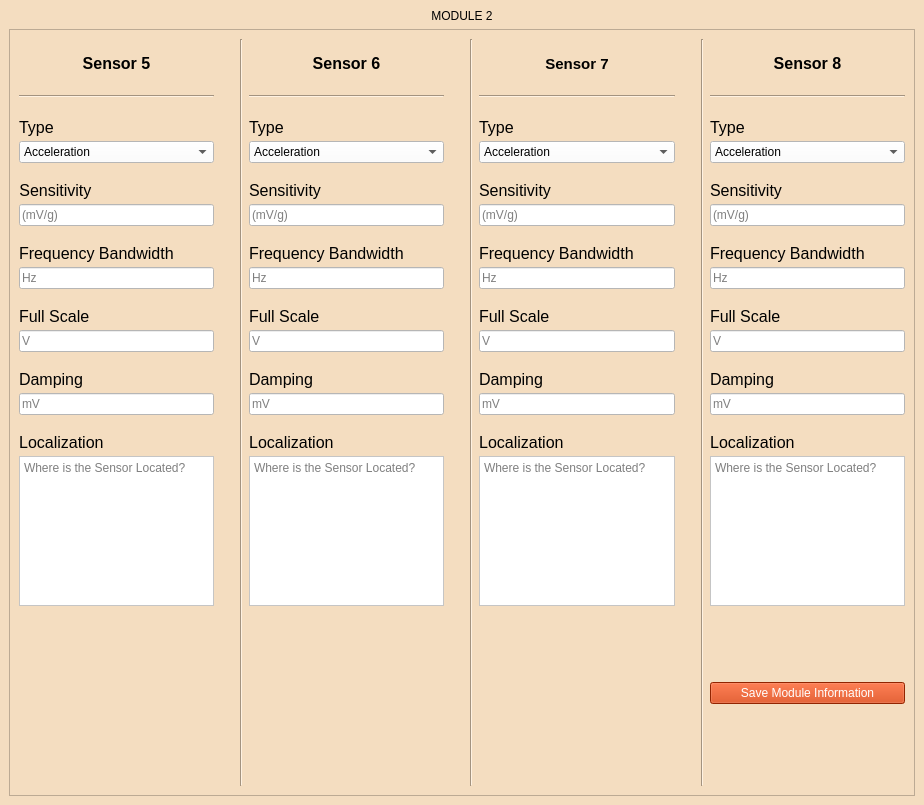
<?xml version="1.0" encoding="UTF-8"?>
<ui version="4.0">
 <class>MainWindow</class>
 <widget class="QMainWindow" name="MainWindow">
  <property name="geometry">
   <rect>
    <x>0</x>
    <y>0</y>
    <width>924</width>
    <height>805</height>
   </rect>
  </property>
  <property name="windowTitle">
   <string>MainWindow</string>
  </property>
  <property name="styleSheet">
   <string notr="true">font: 12pt &quot;MS Shell Dlg 2&quot;;
background-color: rgb(244, 221, 192);
color:rgb(0, 0, 0);</string>
  </property>
  <widget class="QWidget" name="centralwidget">
   <layout class="QVBoxLayout" name="verticalLayout">
    <item>
     <widget class="QLabel" name="channel_info_module_name">
      <property name="styleSheet">
       <string notr="true">font: 12pt &quot;MS Shell Dlg 2&quot;;</string>
      </property>
      <property name="text">
       <string>&lt;html&gt;&lt;head/&gt;&lt;body&gt;&lt;p align=&quot;center&quot;&gt;MODULE 2&lt;/p&gt;&lt;/body&gt;&lt;/html&gt;</string>
      </property>
      <property name="alignment">
       <set>Qt::AlignCenter</set>
      </property>
     </widget>
    </item>
    <item>
     <widget class="QFrame" name="frame">
      <property name="minimumSize">
       <size>
        <width>100</width>
        <height>0</height>
       </size>
      </property>
      <property name="frameShape">
       <enum>QFrame::StyledPanel</enum>
      </property>
      <property name="frameShadow">
       <enum>QFrame::Raised</enum>
      </property>
      <layout class="QHBoxLayout" name="horizontalLayout_3">
       <item>
        <layout class="QVBoxLayout" name="main_tab_sens1_verticalLayout_2">
         <item>
          <widget class="QLabel" name="channel_info_sensor1_TITLE">
           <property name="minimumSize">
            <size>
             <width>0</width>
             <height>50</height>
            </size>
           </property>
           <property name="maximumSize">
            <size>
             <width>16777215</width>
             <height>50</height>
            </size>
           </property>
           <property name="text">
            <string>&lt;html&gt;&lt;head/&gt;&lt;body&gt;&lt;p&gt;&lt;span style=&quot; font-size:12pt; font-weight:600;&quot;&gt;Sensor 5&lt;/span&gt;&lt;/p&gt;&lt;/body&gt;&lt;/html&gt;</string>
           </property>
           <property name="alignment">
            <set>Qt::AlignCenter</set>
           </property>
          </widget>
         </item>
         <item>
          <widget class="Line" name="line_11">
           <property name="orientation">
            <enum>Qt::Horizontal</enum>
           </property>
          </widget>
         </item>
         <item>
          <layout class="QFormLayout" name="main_tab_sens1_formLayout_2">
           <property name="rowWrapPolicy">
            <enum>QFormLayout::WrapAllRows</enum>
           </property>
           <property name="verticalSpacing">
            <number>4</number>
           </property>
           <item row="0" column="1">
            <spacer name="horizontalSpacer_31">
             <property name="orientation">
              <enum>Qt::Horizontal</enum>
             </property>
             <property name="sizeHint" stdset="0">
              <size>
               <width>40</width>
               <height>10</height>
              </size>
             </property>
            </spacer>
           </item>
           <item row="1" column="0">
            <widget class="QLabel" name="channel_info_sensor1_type_Label">
             <property name="text">
              <string>&lt;html&gt;&lt;head/&gt;&lt;body&gt;&lt;p&gt;&lt;span
															style=&quot; font-size:12pt;&quot;&gt;Type&lt;/span&gt;&lt;/p&gt;&lt;/body&gt;&lt;/html&gt;
														</string>
             </property>
            </widget>
           </item>
           <item row="1" column="1">
            <widget class="QComboBox" name="channel_info_sensor1_type_DropDown">
             <property name="styleSheet">
              <string notr="true">background-color: rgb(255, 255, 255);
															font: 12pt &quot;MS Shell Dlg 2&quot;;
															color: rgb(0, 0, 0);
														</string>
             </property>
             <item>
              <property name="text">
               <string>Acceleration</string>
              </property>
             </item>
             <item>
              <property name="text">
               <string>Geophone</string>
              </property>
             </item>
             <item>
              <property name="text">
               <string>Velocity</string>
              </property>
             </item>
             <item>
              <property name="text">
               <string>Temperature</string>
              </property>
             </item>
            </widget>
           </item>
           <item row="2" column="1">
            <spacer name="horizontalSpacer_5">
             <property name="orientation">
              <enum>Qt::Horizontal</enum>
             </property>
             <property name="sizeHint" stdset="0">
              <size>
               <width>40</width>
               <height>10</height>
              </size>
             </property>
            </spacer>
           </item>
           <item row="3" column="0">
            <widget class="QLabel" name="channel_info_sensor1_Sensitivity_Label">
             <property name="text">
              <string>&lt;html&gt;&lt;head/&gt;&lt;body&gt;&lt;p&gt;&lt;span
															style=&quot; font-size:12pt;&quot;&gt;Sensitivity&lt;/span&gt;&lt;/p&gt;&lt;/body&gt;&lt;/html&gt;
														</string>
             </property>
             <property name="alignment">
              <set>Qt::AlignCenter</set>
             </property>
            </widget>
           </item>
           <item row="3" column="1">
            <widget class="QLineEdit" name="channel_info_sensor1_Sensitivity_LineEdit">
             <property name="styleSheet">
              <string notr="true">background-color: rgb(255, 255, 255);
															color: rgb(0, 0, 0);
															font: 12pt &quot;MS Shell Dlg 2&quot;;
														</string>
             </property>
             <property name="placeholderText">
              <string>(mV/g)</string>
             </property>
            </widget>
           </item>
           <item row="4" column="1">
            <spacer name="horizontalSpacer_32">
             <property name="orientation">
              <enum>Qt::Horizontal</enum>
             </property>
             <property name="sizeHint" stdset="0">
              <size>
               <width>40</width>
               <height>10</height>
              </size>
             </property>
            </spacer>
           </item>
           <item row="5" column="0">
            <widget class="QLabel" name="channel_info_sensor1_frequency_Bandwidth_Label">
             <property name="text">
              <string>&lt;html&gt;&lt;head/&gt;&lt;body&gt;&lt;p&gt;&lt;span
															style=&quot; font-size:12pt;&quot;&gt;Frequency Bandwidth&lt;/span&gt;&lt;/p&gt;&lt;/body&gt;&lt;/html&gt;
														</string>
             </property>
            </widget>
           </item>
           <item row="5" column="1">
            <widget class="QLineEdit" name="channel_info_sensor1_frequency_Bandwidth_LineEdit">
             <property name="styleSheet">
              <string notr="true">background-color: rgb(255, 255, 255);
															color: rgb(0, 0, 0);
															font: 12pt &quot;MS Shell Dlg 2&quot;;
														</string>
             </property>
             <property name="placeholderText">
              <string>Hz</string>
             </property>
            </widget>
           </item>
           <item row="6" column="1">
            <spacer name="horizontalSpacer_33">
             <property name="orientation">
              <enum>Qt::Horizontal</enum>
             </property>
             <property name="sizeHint" stdset="0">
              <size>
               <width>40</width>
               <height>10</height>
              </size>
             </property>
            </spacer>
           </item>
           <item row="7" column="0">
            <widget class="QLabel" name="channel_info_sensor1_full_Scale_Label">
             <property name="text">
              <string>&lt;html&gt;&lt;head/&gt;&lt;body&gt;&lt;p&gt;&lt;span
															style=&quot; font-size:12pt;&quot;&gt;Full Scale&lt;/span&gt;&lt;/p&gt;&lt;/body&gt;&lt;/html&gt;
														</string>
             </property>
            </widget>
           </item>
           <item row="7" column="1">
            <widget class="QLineEdit" name="channel_info_sensor1_full_Scale_LineEdit">
             <property name="styleSheet">
              <string notr="true">background-color: rgb(255, 255, 255);
															color: rgb(0, 0, 0);
															font: 12pt &quot;MS Shell Dlg 2&quot;;
														</string>
             </property>
             <property name="placeholderText">
              <string>V</string>
             </property>
            </widget>
           </item>
           <item row="8" column="0" colspan="2">
            <spacer name="horizontalSpacer_34">
             <property name="orientation">
              <enum>Qt::Horizontal</enum>
             </property>
             <property name="sizeHint" stdset="0">
              <size>
               <width>40</width>
               <height>10</height>
              </size>
             </property>
            </spacer>
           </item>
           <item row="9" column="0">
            <widget class="QLabel" name="channel_info_sensor1_dampingLabel">
             <property name="text">
              <string>&lt;html&gt;&lt;head/&gt;&lt;body&gt;&lt;p&gt;&lt;span
															style=&quot; font-size:12pt;&quot;&gt;Damping&lt;/span&gt;&lt;/p&gt;&lt;/body&gt;&lt;/html&gt;
														</string>
             </property>
            </widget>
           </item>
           <item row="9" column="1">
            <widget class="QLineEdit" name="channel_info_sensor1_dampingLineEdit">
             <property name="styleSheet">
              <string notr="true">background-color: rgb(255, 255, 255);
															color: rgb(0, 0, 0);
															font: 12pt &quot;MS Shell Dlg 2&quot;;
														</string>
             </property>
             <property name="placeholderText">
              <string>mV</string>
             </property>
            </widget>
           </item>
           <item row="10" column="0" colspan="2">
            <spacer name="horizontalSpacer_35">
             <property name="orientation">
              <enum>Qt::Horizontal</enum>
             </property>
             <property name="sizeHint" stdset="0">
              <size>
               <width>40</width>
               <height>10</height>
              </size>
             </property>
            </spacer>
           </item>
           <item row="11" column="0">
            <widget class="QLabel" name="channel_info_sensor1_locationLabel">
             <property name="text">
              <string>&lt;html&gt;&lt;head/&gt;&lt;body&gt;&lt;p&gt;&lt;span
															style=&quot; font-size:12pt;&quot;&gt;Localization&lt;/span&gt;&lt;/p&gt;&lt;/body&gt;&lt;/html&gt;
														</string>
             </property>
             <property name="alignment">
              <set>Qt::AlignCenter</set>
             </property>
            </widget>
           </item>
           <item row="11" column="1">
            <widget class="QTextEdit" name="channel_info_sensor1_location_Edit">
             <property name="maximumSize">
              <size>
               <width>16777215</width>
               <height>150</height>
              </size>
             </property>
             <property name="styleSheet">
              <string notr="true">background-color: rgb(255, 255, 255);
															color: rgb(0, 0, 0);
															font: 12pt &quot;MS Shell Dlg 2&quot;;
														</string>
             </property>
             <property name="placeholderText">
              <string>Where is the Sensor Located?</string>
             </property>
            </widget>
           </item>
          </layout>
         </item>
        </layout>
       </item>
       <item>
        <spacer name="verticalSpacer_4">
         <property name="orientation">
          <enum>Qt::Vertical</enum>
         </property>
         <property name="sizeHint" stdset="0">
          <size>
           <width>20</width>
           <height>538</height>
          </size>
         </property>
        </spacer>
       </item>
       <item>
        <widget class="Line" name="line_5">
         <property name="orientation">
          <enum>Qt::Vertical</enum>
         </property>
        </widget>
       </item>
       <item>
        <layout class="QVBoxLayout" name="main_tab_sens2_verticalLayout_2">
         <item>
          <widget class="QLabel" name="channel_info_sensor2_TITLE">
           <property name="minimumSize">
            <size>
             <width>0</width>
             <height>50</height>
            </size>
           </property>
           <property name="maximumSize">
            <size>
             <width>16777215</width>
             <height>50</height>
            </size>
           </property>
           <property name="text">
            <string>&lt;html&gt;&lt;head/&gt;&lt;body&gt;&lt;p&gt;&lt;span style=&quot; font-size:12pt; font-weight:600;&quot;&gt;Sensor 6&lt;/span&gt;&lt;/p&gt;&lt;/body&gt;&lt;/html&gt;</string>
           </property>
           <property name="alignment">
            <set>Qt::AlignCenter</set>
           </property>
          </widget>
         </item>
         <item>
          <widget class="Line" name="line_12">
           <property name="orientation">
            <enum>Qt::Horizontal</enum>
           </property>
          </widget>
         </item>
         <item>
          <layout class="QFormLayout" name="main_tab_sens2_formLayout_2">
           <property name="rowWrapPolicy">
            <enum>QFormLayout::WrapAllRows</enum>
           </property>
           <property name="verticalSpacing">
            <number>4</number>
           </property>
           <item row="0" column="1">
            <spacer name="horizontalSpacer_6">
             <property name="orientation">
              <enum>Qt::Horizontal</enum>
             </property>
             <property name="sizeHint" stdset="0">
              <size>
               <width>40</width>
               <height>10</height>
              </size>
             </property>
            </spacer>
           </item>
           <item row="1" column="0">
            <widget class="QLabel" name="channel_info_sensor2_type_Label">
             <property name="text">
              <string>&lt;html&gt;&lt;head/&gt;&lt;body&gt;&lt;p&gt;&lt;span
															style=&quot; font-size:12pt;&quot;&gt;Type&lt;/span&gt;&lt;/p&gt;&lt;/body&gt;&lt;/html&gt;
														</string>
             </property>
            </widget>
           </item>
           <item row="1" column="1">
            <widget class="QComboBox" name="channel_info_sensor2_type_DropDown">
             <property name="styleSheet">
              <string notr="true">background-color: rgb(255, 255, 255);
															font: 12pt &quot;MS Shell Dlg 2&quot;;
															color: rgb(0, 0, 0);
														</string>
             </property>
             <item>
              <property name="text">
               <string>Acceleration</string>
              </property>
             </item>
             <item>
              <property name="text">
               <string>Geophone</string>
              </property>
             </item>
             <item>
              <property name="text">
               <string>Velocity</string>
              </property>
             </item>
             <item>
              <property name="text">
               <string>Temperature</string>
              </property>
             </item>
            </widget>
           </item>
           <item row="2" column="0" colspan="2">
            <spacer name="horizontalSpacer_36">
             <property name="orientation">
              <enum>Qt::Horizontal</enum>
             </property>
             <property name="sizeHint" stdset="0">
              <size>
               <width>40</width>
               <height>10</height>
              </size>
             </property>
            </spacer>
           </item>
           <item row="3" column="0">
            <widget class="QLabel" name="channel_info_sensor2_Sensitivity_Label">
             <property name="text">
              <string>&lt;html&gt;&lt;head/&gt;&lt;body&gt;&lt;p&gt;&lt;span
															style=&quot; font-size:12pt;&quot;&gt;Sensitivity&lt;/span&gt;&lt;/p&gt;&lt;/body&gt;&lt;/html&gt;
														</string>
             </property>
            </widget>
           </item>
           <item row="3" column="1">
            <widget class="QLineEdit" name="channel_info_sensor2_Sensitivity_LineEdit">
             <property name="styleSheet">
              <string notr="true">background-color: rgb(255, 255, 255);
															color: rgb(0, 0, 0);
															font: 12pt &quot;MS Shell Dlg 2&quot;;
														</string>
             </property>
             <property name="placeholderText">
              <string>(mV/g)</string>
             </property>
            </widget>
           </item>
           <item row="4" column="1">
            <spacer name="horizontalSpacer_37">
             <property name="orientation">
              <enum>Qt::Horizontal</enum>
             </property>
             <property name="sizeHint" stdset="0">
              <size>
               <width>40</width>
               <height>10</height>
              </size>
             </property>
            </spacer>
           </item>
           <item row="5" column="1">
            <widget class="QLabel" name="channel_info_sensor2_frequency_Bandwidth_Label">
             <property name="text">
              <string>&lt;html&gt;&lt;head/&gt;&lt;body&gt;&lt;p&gt;&lt;span
															style=&quot; font-size:12pt;&quot;&gt;Frequency Bandwidth&lt;/span&gt;&lt;/p&gt;&lt;/body&gt;&lt;/html&gt;
														</string>
             </property>
            </widget>
           </item>
           <item row="6" column="1">
            <widget class="QLineEdit" name="channel_info_sensor2_frequency_Bandwidth_LineEdit">
             <property name="styleSheet">
              <string notr="true">background-color: rgb(255, 255, 255);
															color: rgb(0, 0, 0);
															font: 12pt &quot;MS Shell Dlg 2&quot;;
														</string>
             </property>
             <property name="placeholderText">
              <string>Hz</string>
             </property>
            </widget>
           </item>
           <item row="7" column="1">
            <spacer name="horizontalSpacer_38">
             <property name="orientation">
              <enum>Qt::Horizontal</enum>
             </property>
             <property name="sizeHint" stdset="0">
              <size>
               <width>40</width>
               <height>10</height>
              </size>
             </property>
            </spacer>
           </item>
           <item row="8" column="0">
            <widget class="QLabel" name="channel_info_sensor2_full_Scale_Label">
             <property name="text">
              <string>&lt;html&gt;&lt;head/&gt;&lt;body&gt;&lt;p&gt;&lt;span
															style=&quot; font-size:12pt;&quot;&gt;Full Scale&lt;/span&gt;&lt;/p&gt;&lt;/body&gt;&lt;/html&gt;
														</string>
             </property>
            </widget>
           </item>
           <item row="8" column="1">
            <widget class="QLineEdit" name="channel_info_sensor2_full_Scale_LineEdit">
             <property name="styleSheet">
              <string notr="true">background-color: rgb(255, 255, 255);
															color: rgb(0, 0, 0);
															font: 12pt &quot;MS Shell Dlg 2&quot;;
														</string>
             </property>
             <property name="placeholderText">
              <string>V</string>
             </property>
            </widget>
           </item>
           <item row="9" column="1">
            <spacer name="horizontalSpacer_39">
             <property name="orientation">
              <enum>Qt::Horizontal</enum>
             </property>
             <property name="sizeHint" stdset="0">
              <size>
               <width>40</width>
               <height>10</height>
              </size>
             </property>
            </spacer>
           </item>
           <item row="10" column="0">
            <widget class="QLabel" name="channel_info_sensor2_dampingLabel">
             <property name="text">
              <string>&lt;html&gt;&lt;head/&gt;&lt;body&gt;&lt;p&gt;&lt;span
															style=&quot; font-size:12pt;&quot;&gt;Damping&lt;/span&gt;&lt;/p&gt;&lt;/body&gt;&lt;/html&gt;
														</string>
             </property>
            </widget>
           </item>
           <item row="10" column="1">
            <widget class="QLineEdit" name="channel_info_sensor2_dampingLineEdit">
             <property name="styleSheet">
              <string notr="true">background-color: rgb(255, 255, 255);
															color: rgb(0, 0, 0);
															font: 12pt &quot;MS Shell Dlg 2&quot;;
														</string>
             </property>
             <property name="placeholderText">
              <string>mV</string>
             </property>
            </widget>
           </item>
           <item row="11" column="1">
            <spacer name="horizontalSpacer_40">
             <property name="orientation">
              <enum>Qt::Horizontal</enum>
             </property>
             <property name="sizeHint" stdset="0">
              <size>
               <width>40</width>
               <height>10</height>
              </size>
             </property>
            </spacer>
           </item>
           <item row="12" column="0">
            <widget class="QLabel" name="channel_info_sensor2_location_Label">
             <property name="text">
              <string>&lt;html&gt;&lt;head/&gt;&lt;body&gt;&lt;p align=&quot;center&quot;&gt;&lt;span
															style=&quot; font-size:12pt;&quot;&gt;Localization&lt;/span&gt;&lt;/p&gt;&lt;/body&gt;&lt;/html&gt;
														</string>
             </property>
             <property name="alignment">
              <set>Qt::AlignCenter</set>
             </property>
            </widget>
           </item>
           <item row="12" column="1">
            <widget class="QTextEdit" name="channel_info_sensor2_location_Edit">
             <property name="maximumSize">
              <size>
               <width>16777215</width>
               <height>150</height>
              </size>
             </property>
             <property name="styleSheet">
              <string notr="true">background-color: rgb(255, 255, 255);
															color: rgb(0, 0, 0);
															font: 12pt &quot;MS Shell Dlg 2&quot;;
														</string>
             </property>
             <property name="placeholderText">
              <string>Where is the Sensor Located?</string>
             </property>
            </widget>
           </item>
          </layout>
         </item>
        </layout>
       </item>
       <item>
        <spacer name="verticalSpacer_5">
         <property name="orientation">
          <enum>Qt::Vertical</enum>
         </property>
         <property name="sizeHint" stdset="0">
          <size>
           <width>20</width>
           <height>538</height>
          </size>
         </property>
        </spacer>
       </item>
       <item>
        <widget class="Line" name="line_6">
         <property name="orientation">
          <enum>Qt::Vertical</enum>
         </property>
        </widget>
       </item>
       <item>
        <layout class="QVBoxLayout" name="main_tab_sens3_verticalLayout_2">
         <item>
          <widget class="QLabel" name="channel_info_sensor3_TITLE">
           <property name="minimumSize">
            <size>
             <width>0</width>
             <height>50</height>
            </size>
           </property>
           <property name="maximumSize">
            <size>
             <width>16777215</width>
             <height>50</height>
            </size>
           </property>
           <property name="text">
            <string>&lt;html&gt;&lt;head/&gt;&lt;body&gt;&lt;p&gt;&lt;span style=&quot; font-size:11pt; font-weight:600;&quot;&gt;Sensor 7&lt;/span&gt;&lt;/p&gt;&lt;/body&gt;&lt;/html&gt;</string>
           </property>
           <property name="alignment">
            <set>Qt::AlignCenter</set>
           </property>
          </widget>
         </item>
         <item>
          <widget class="Line" name="line_13">
           <property name="orientation">
            <enum>Qt::Horizontal</enum>
           </property>
          </widget>
         </item>
         <item>
          <layout class="QFormLayout" name="main_tab_sens3_formLayout_2">
           <property name="rowWrapPolicy">
            <enum>QFormLayout::WrapAllRows</enum>
           </property>
           <property name="labelAlignment">
            <set>Qt::AlignCenter</set>
           </property>
           <property name="formAlignment">
            <set>Qt::AlignHCenter|Qt::AlignTop</set>
           </property>
           <property name="verticalSpacing">
            <number>4</number>
           </property>
           <item row="0" column="1">
            <spacer name="horizontalSpacer_41">
             <property name="orientation">
              <enum>Qt::Horizontal</enum>
             </property>
             <property name="sizeHint" stdset="0">
              <size>
               <width>40</width>
               <height>10</height>
              </size>
             </property>
            </spacer>
           </item>
           <item row="1" column="0">
            <widget class="QLabel" name="channel_info_sensor3_type_Label">
             <property name="text">
              <string>&lt;html&gt;&lt;head/&gt;&lt;body&gt;&lt;p&gt;&lt;span
															style=&quot; font-size:12pt;&quot;&gt;Type&lt;/span&gt;&lt;/p&gt;&lt;/body&gt;&lt;/html&gt;
														</string>
             </property>
            </widget>
           </item>
           <item row="1" column="1">
            <widget class="QComboBox" name="channel_info_sensor3_type_DropDown">
             <property name="styleSheet">
              <string notr="true">background-color: rgb(255, 255, 255);
															font: 12pt &quot;MS Shell Dlg 2&quot;;
															color: rgb(0, 0, 0);
														</string>
             </property>
             <item>
              <property name="text">
               <string>Acceleration</string>
              </property>
             </item>
             <item>
              <property name="text">
               <string>Geophone</string>
              </property>
             </item>
             <item>
              <property name="text">
               <string>Velocity</string>
              </property>
             </item>
             <item>
              <property name="text">
               <string>Temperature</string>
              </property>
             </item>
            </widget>
           </item>
           <item row="2" column="1">
            <spacer name="horizontalSpacer_42">
             <property name="orientation">
              <enum>Qt::Horizontal</enum>
             </property>
             <property name="sizeHint" stdset="0">
              <size>
               <width>40</width>
               <height>10</height>
              </size>
             </property>
            </spacer>
           </item>
           <item row="3" column="0">
            <widget class="QLabel" name="channel_info_sensor3_Sensitivity_Label">
             <property name="text">
              <string>&lt;html&gt;&lt;head/&gt;&lt;body&gt;&lt;p&gt;&lt;span
															style=&quot; font-size:12pt;&quot;&gt;Sensitivity&lt;/span&gt;&lt;/p&gt;&lt;/body&gt;&lt;/html&gt;
														</string>
             </property>
            </widget>
           </item>
           <item row="3" column="1">
            <widget class="QLineEdit" name="channel_info_sensor3_Sensitivity_LineEdit">
             <property name="styleSheet">
              <string notr="true">background-color: rgb(255, 255, 255);
															color: rgb(0, 0, 0);
															font: 12pt &quot;MS Shell Dlg 2&quot;;
														</string>
             </property>
             <property name="placeholderText">
              <string>(mV/g)</string>
             </property>
            </widget>
           </item>
           <item row="4" column="1">
            <spacer name="horizontalSpacer_43">
             <property name="orientation">
              <enum>Qt::Horizontal</enum>
             </property>
             <property name="sizeHint" stdset="0">
              <size>
               <width>40</width>
               <height>10</height>
              </size>
             </property>
            </spacer>
           </item>
           <item row="5" column="1">
            <widget class="QLabel" name="channel_info_sensor3_frequency_Bandwidth_Label">
             <property name="text">
              <string>&lt;html&gt;&lt;head/&gt;&lt;body&gt;&lt;p&gt;&lt;span
															style=&quot; font-size:12pt;&quot;&gt;Frequency Bandwidth&lt;/span&gt;&lt;/p&gt;&lt;/body&gt;&lt;/html&gt;
														</string>
             </property>
            </widget>
           </item>
           <item row="6" column="1">
            <widget class="QLineEdit" name="channel_info_sensor3_frequency_Bandwidth_LineEdit">
             <property name="styleSheet">
              <string notr="true">background-color: rgb(255, 255, 255);
															color: rgb(0, 0, 0);
															font: 12pt &quot;MS Shell Dlg 2&quot;;
														</string>
             </property>
             <property name="placeholderText">
              <string>Hz</string>
             </property>
            </widget>
           </item>
           <item row="7" column="1">
            <spacer name="horizontalSpacer_44">
             <property name="orientation">
              <enum>Qt::Horizontal</enum>
             </property>
             <property name="sizeHint" stdset="0">
              <size>
               <width>40</width>
               <height>10</height>
              </size>
             </property>
            </spacer>
           </item>
           <item row="8" column="0">
            <widget class="QLabel" name="channel_info_sensor3_full_Scale_Label">
             <property name="text">
              <string>&lt;html&gt;&lt;head/&gt;&lt;body&gt;&lt;p&gt;&lt;span
															style=&quot; font-size:12pt;&quot;&gt;Full Scale&lt;/span&gt;&lt;/p&gt;&lt;/body&gt;&lt;/html&gt;
														</string>
             </property>
            </widget>
           </item>
           <item row="8" column="1">
            <widget class="QLineEdit" name="channel_info_sensor3_full_scale_LineEdit">
             <property name="styleSheet">
              <string notr="true">background-color: rgb(255, 255, 255);
															color: rgb(0, 0, 0);
															font: 12pt &quot;MS Shell Dlg 2&quot;;
														</string>
             </property>
             <property name="placeholderText">
              <string>V</string>
             </property>
            </widget>
           </item>
           <item row="9" column="1">
            <spacer name="horizontalSpacer_45">
             <property name="orientation">
              <enum>Qt::Horizontal</enum>
             </property>
             <property name="sizeHint" stdset="0">
              <size>
               <width>40</width>
               <height>10</height>
              </size>
             </property>
            </spacer>
           </item>
           <item row="10" column="0">
            <widget class="QLabel" name="channel_info_sensor3_dampingLabel">
             <property name="text">
              <string>&lt;html&gt;&lt;head/&gt;&lt;body&gt;&lt;p&gt;&lt;span
															style=&quot; font-size:12pt;&quot;&gt;Damping&lt;/span&gt;&lt;/p&gt;&lt;/body&gt;&lt;/html&gt;
														</string>
             </property>
            </widget>
           </item>
           <item row="10" column="1">
            <widget class="QLineEdit" name="channel_info_sensor3_dampingLineEdit">
             <property name="styleSheet">
              <string notr="true">background-color: rgb(255, 255, 255);
															color: rgb(0, 0, 0);
															font: 12pt &quot;MS Shell Dlg 2&quot;;
														</string>
             </property>
             <property name="placeholderText">
              <string>mV</string>
             </property>
            </widget>
           </item>
           <item row="11" column="1">
            <spacer name="horizontalSpacer_46">
             <property name="orientation">
              <enum>Qt::Horizontal</enum>
             </property>
             <property name="sizeHint" stdset="0">
              <size>
               <width>40</width>
               <height>10</height>
              </size>
             </property>
            </spacer>
           </item>
           <item row="12" column="0">
            <widget class="QLabel" name="channel_info_sensor3_location_Label">
             <property name="text">
              <string>&lt;html&gt;&lt;head/&gt;&lt;body&gt;&lt;p align=&quot;center&quot;&gt;&lt;span
															style=&quot; font-size:12pt;&quot;&gt;Localization&lt;/span&gt;&lt;/p&gt;&lt;/body&gt;&lt;/html&gt;
														</string>
             </property>
             <property name="alignment">
              <set>Qt::AlignCenter</set>
             </property>
            </widget>
           </item>
           <item row="12" column="1">
            <widget class="QTextEdit" name="channel_info_sensor3_location_Edit">
             <property name="maximumSize">
              <size>
               <width>16777215</width>
               <height>150</height>
              </size>
             </property>
             <property name="styleSheet">
              <string notr="true">background-color: rgb(255, 255, 255);
															color: rgb(0, 0, 0);
															font: 12pt &quot;MS Shell Dlg 2&quot;;
														</string>
             </property>
             <property name="placeholderText">
              <string>Where is the Sensor Located?</string>
             </property>
            </widget>
           </item>
          </layout>
         </item>
        </layout>
       </item>
       <item>
        <spacer name="verticalSpacer_6">
         <property name="orientation">
          <enum>Qt::Vertical</enum>
         </property>
         <property name="sizeHint" stdset="0">
          <size>
           <width>20</width>
           <height>538</height>
          </size>
         </property>
        </spacer>
       </item>
       <item>
        <widget class="Line" name="line_14">
         <property name="orientation">
          <enum>Qt::Vertical</enum>
         </property>
        </widget>
       </item>
       <item>
        <layout class="QVBoxLayout" name="main_tab_sens4_verticalLayout_2">
         <item>
          <widget class="QLabel" name="channel_info_sensor4_TITLE">
           <property name="minimumSize">
            <size>
             <width>0</width>
             <height>50</height>
            </size>
           </property>
           <property name="maximumSize">
            <size>
             <width>16777215</width>
             <height>50</height>
            </size>
           </property>
           <property name="text">
            <string>&lt;html&gt;&lt;head/&gt;&lt;body&gt;&lt;p&gt;&lt;span style=&quot; font-size:12pt; font-weight:600;&quot;&gt;Sensor 8&lt;/span&gt;&lt;/p&gt;&lt;/body&gt;&lt;/html&gt;</string>
           </property>
           <property name="alignment">
            <set>Qt::AlignCenter</set>
           </property>
          </widget>
         </item>
         <item>
          <widget class="Line" name="line_15">
           <property name="orientation">
            <enum>Qt::Horizontal</enum>
           </property>
          </widget>
         </item>
         <item>
          <layout class="QFormLayout" name="main_tab_sens4_formLayout_2">
           <property name="sizeConstraint">
            <enum>QLayout::SetDefaultConstraint</enum>
           </property>
           <property name="rowWrapPolicy">
            <enum>QFormLayout::WrapAllRows</enum>
           </property>
           <property name="verticalSpacing">
            <number>4</number>
           </property>
           <item row="0" column="1">
            <spacer name="horizontalSpacer_47">
             <property name="orientation">
              <enum>Qt::Horizontal</enum>
             </property>
             <property name="sizeHint" stdset="0">
              <size>
               <width>40</width>
               <height>10</height>
              </size>
             </property>
            </spacer>
           </item>
           <item row="1" column="0">
            <widget class="QLabel" name="channel_info_sensor4_type_Label">
             <property name="text">
              <string>&lt;html&gt;&lt;head/&gt;&lt;body&gt;&lt;p&gt;&lt;span
															style=&quot; font-size:12pt;&quot;&gt;Type&lt;/span&gt;&lt;/p&gt;&lt;/body&gt;&lt;/html&gt;
														</string>
             </property>
            </widget>
           </item>
           <item row="1" column="1">
            <widget class="QComboBox" name="channel_info_sensor4_type_DropDown">
             <property name="styleSheet">
              <string notr="true">background-color: rgb(255, 255, 255);
															font: 12pt &quot;MS Shell Dlg 2&quot;;
															color: rgb(0, 0, 0);
														</string>
             </property>
             <item>
              <property name="text">
               <string>Acceleration</string>
              </property>
             </item>
             <item>
              <property name="text">
               <string>Geophone</string>
              </property>
             </item>
             <item>
              <property name="text">
               <string>Velocity</string>
              </property>
             </item>
             <item>
              <property name="text">
               <string>Temperature</string>
              </property>
             </item>
            </widget>
           </item>
           <item row="2" column="1">
            <spacer name="horizontalSpacer_48">
             <property name="orientation">
              <enum>Qt::Horizontal</enum>
             </property>
             <property name="sizeHint" stdset="0">
              <size>
               <width>40</width>
               <height>10</height>
              </size>
             </property>
            </spacer>
           </item>
           <item row="3" column="0">
            <widget class="QLabel" name="channel_info_sensor4_Sensitivity_Label">
             <property name="text">
              <string>&lt;html&gt;&lt;head/&gt;&lt;body&gt;&lt;p&gt;&lt;span
															style=&quot; font-size:12pt;&quot;&gt;Sensitivity&lt;/span&gt;&lt;/p&gt;&lt;/body&gt;&lt;/html&gt;
														</string>
             </property>
            </widget>
           </item>
           <item row="3" column="1">
            <widget class="QLineEdit" name="channel_info_sensor4_Sensitivity_LineEdit">
             <property name="styleSheet">
              <string notr="true">background-color: rgb(255, 255, 255);
															color: rgb(0, 0, 0);
															font: 12pt &quot;MS Shell Dlg 2&quot;;
														</string>
             </property>
             <property name="placeholderText">
              <string>(mV/g)</string>
             </property>
            </widget>
           </item>
           <item row="4" column="0" colspan="2">
            <spacer name="horizontalSpacer_49">
             <property name="orientation">
              <enum>Qt::Horizontal</enum>
             </property>
             <property name="sizeHint" stdset="0">
              <size>
               <width>40</width>
               <height>10</height>
              </size>
             </property>
            </spacer>
           </item>
           <item row="5" column="0">
            <widget class="QLabel" name="channel_info_sensor4_frequency_Bandwidth_Label">
             <property name="text">
              <string>&lt;html&gt;&lt;head/&gt;&lt;body&gt;&lt;p&gt;&lt;span
															style=&quot; font-size:12pt;&quot;&gt;Frequency Bandwidth&lt;/span&gt;&lt;/p&gt;&lt;/body&gt;&lt;/html&gt;
														</string>
             </property>
            </widget>
           </item>
           <item row="5" column="1">
            <widget class="QLineEdit" name="channel_info_sensor4_frequency_Bandwidth_LineEdit">
             <property name="styleSheet">
              <string notr="true">background-color: rgb(255, 255, 255);
															color: rgb(0, 0, 0);
															font: 12pt &quot;MS Shell Dlg 2&quot;;
														</string>
             </property>
             <property name="placeholderText">
              <string>Hz</string>
             </property>
            </widget>
           </item>
           <item row="6" column="1">
            <spacer name="horizontalSpacer_50">
             <property name="orientation">
              <enum>Qt::Horizontal</enum>
             </property>
             <property name="sizeHint" stdset="0">
              <size>
               <width>40</width>
               <height>10</height>
              </size>
             </property>
            </spacer>
           </item>
           <item row="7" column="0">
            <widget class="QLabel" name="channel_info_sensor4_full_scale_Label">
             <property name="text">
              <string>&lt;html&gt;&lt;head/&gt;&lt;body&gt;&lt;p&gt;&lt;span
															style=&quot; font-size:12pt;&quot;&gt;Full Scale&lt;/span&gt;&lt;/p&gt;&lt;/body&gt;&lt;/html&gt;
														</string>
             </property>
            </widget>
           </item>
           <item row="7" column="1">
            <widget class="QLineEdit" name="channel_info_senson4_full_Scale_LineEdit">
             <property name="styleSheet">
              <string notr="true">background-color: rgb(255, 255, 255);
															color: rgb(0, 0, 0);
															font: 12pt &quot;MS Shell Dlg 2&quot;;
														</string>
             </property>
             <property name="placeholderText">
              <string>V</string>
             </property>
            </widget>
           </item>
           <item row="8" column="1">
            <spacer name="horizontalSpacer_51">
             <property name="orientation">
              <enum>Qt::Horizontal</enum>
             </property>
             <property name="sizeHint" stdset="0">
              <size>
               <width>40</width>
               <height>10</height>
              </size>
             </property>
            </spacer>
           </item>
           <item row="9" column="1">
            <widget class="QLabel" name="channel_info_sensor4_dampingLabel">
             <property name="text">
              <string>&lt;html&gt;&lt;head/&gt;&lt;body&gt;&lt;p&gt;&lt;span
															style=&quot; font-size:12pt;&quot;&gt;Damping&lt;/span&gt;&lt;/p&gt;&lt;/body&gt;&lt;/html&gt;
														</string>
             </property>
            </widget>
           </item>
           <item row="10" column="1">
            <widget class="QLineEdit" name="channel_info_sensor4_dampingLineEdit">
             <property name="styleSheet">
              <string notr="true">background-color: rgb(255, 255, 255);
															color: rgb(0, 0, 0);
															font: 12pt &quot;MS Shell Dlg 2&quot;;
														</string>
             </property>
             <property name="placeholderText">
              <string>mV</string>
             </property>
            </widget>
           </item>
           <item row="11" column="1">
            <spacer name="horizontalSpacer_52">
             <property name="orientation">
              <enum>Qt::Horizontal</enum>
             </property>
             <property name="sizeHint" stdset="0">
              <size>
               <width>40</width>
               <height>10</height>
              </size>
             </property>
            </spacer>
           </item>
           <item row="12" column="0">
            <widget class="QLabel" name="channel_info_ensor4_LocalizationLabel">
             <property name="text">
              <string>&lt;html&gt;&lt;head/&gt;&lt;body&gt;&lt;p align=&quot;center&quot;&gt;&lt;span
															style=&quot; font-size:12pt;&quot;&gt;Localization&lt;/span&gt;&lt;/p&gt;&lt;/body&gt;&lt;/html&gt;
														</string>
             </property>
             <property name="alignment">
              <set>Qt::AlignCenter</set>
             </property>
            </widget>
           </item>
           <item row="12" column="1">
            <widget class="QPlainTextEdit" name="channel_info_sensor4_location_Edit">
             <property name="maximumSize">
              <size>
               <width>16777215</width>
               <height>150</height>
              </size>
             </property>
             <property name="styleSheet">
              <string notr="true">background-color: rgb(255, 255, 255);
															color: rgb(0, 0, 0);
															font: 12pt &quot;MS Shell Dlg 2&quot;;
														</string>
             </property>
             <property name="placeholderText">
              <string>Where is the Sensor Located?</string>
             </property>
            </widget>
           </item>
           <item row="13" column="1">
            <spacer name="horizontalSpacer_53">
             <property name="orientation">
              <enum>Qt::Horizontal</enum>
             </property>
             <property name="sizeHint" stdset="0">
              <size>
               <width>40</width>
               <height>20</height>
              </size>
             </property>
            </spacer>
           </item>
           <item row="14" column="1">
            <spacer name="horizontalSpacer_2">
             <property name="orientation">
              <enum>Qt::Horizontal</enum>
             </property>
             <property name="sizeHint" stdset="0">
              <size>
               <width>40</width>
               <height>20</height>
              </size>
             </property>
            </spacer>
           </item>
           <item row="15" column="1">
            <spacer name="horizontalSpacer_54">
             <property name="orientation">
              <enum>Qt::Horizontal</enum>
             </property>
             <property name="sizeHint" stdset="0">
              <size>
               <width>40</width>
               <height>20</height>
              </size>
             </property>
            </spacer>
           </item>
           <item row="16" column="1">
            <widget class="QPushButton" name="channel_info_SAVE_Button">
             <property name="styleSheet">
              <string notr="true">background-color:rgb(204, 51, 0);
															color: rgb(255, 255, 255);
															font: 12pt &quot;MS Shell Dlg 2&quot;;
														</string>
             </property>
             <property name="text">
              <string>Save Module Information</string>
             </property>
            </widget>
           </item>
          </layout>
         </item>
         <item>
          <widget class="Line" name="line_16">
           <property name="orientation">
            <enum>Qt::Vertical</enum>
           </property>
          </widget>
         </item>
        </layout>
       </item>
      </layout>
     </widget>
    </item>
   </layout>
  </widget>
 </widget>
 <tabstops>
  <tabstop>channel_info_sensor1_Sensitivity_LineEdit</tabstop>
  <tabstop>channel_info_sensor1_frequency_Bandwidth_LineEdit</tabstop>
  <tabstop>channel_info_sensor1_full_Scale_LineEdit</tabstop>
  <tabstop>channel_info_sensor1_dampingLineEdit</tabstop>
  <tabstop>channel_info_sensor1_location_Edit</tabstop>
  <tabstop>channel_info_sensor1_type_DropDown</tabstop>
  <tabstop>channel_info_sensor2_type_DropDown</tabstop>
  <tabstop>channel_info_sensor2_Sensitivity_LineEdit</tabstop>
  <tabstop>channel_info_sensor2_frequency_Bandwidth_LineEdit</tabstop>
  <tabstop>channel_info_sensor2_full_Scale_LineEdit</tabstop>
  <tabstop>channel_info_sensor2_dampingLineEdit</tabstop>
  <tabstop>channel_info_sensor2_location_Edit</tabstop>
  <tabstop>channel_info_sensor3_type_DropDown</tabstop>
  <tabstop>channel_info_sensor3_Sensitivity_LineEdit</tabstop>
  <tabstop>channel_info_sensor3_frequency_Bandwidth_LineEdit</tabstop>
  <tabstop>channel_info_sensor3_full_scale_LineEdit</tabstop>
  <tabstop>channel_info_sensor3_dampingLineEdit</tabstop>
  <tabstop>channel_info_sensor3_location_Edit</tabstop>
  <tabstop>channel_info_sensor4_type_DropDown</tabstop>
  <tabstop>channel_info_sensor4_Sensitivity_LineEdit</tabstop>
  <tabstop>channel_info_sensor4_frequency_Bandwidth_LineEdit</tabstop>
  <tabstop>channel_info_senson4_full_Scale_LineEdit</tabstop>
  <tabstop>channel_info_sensor4_dampingLineEdit</tabstop>
  <tabstop>channel_info_sensor4_location_Edit</tabstop>
  <tabstop>channel_info_SAVE_Button</tabstop>
 </tabstops>
 <resources/>
 <connections/>
</ui>
